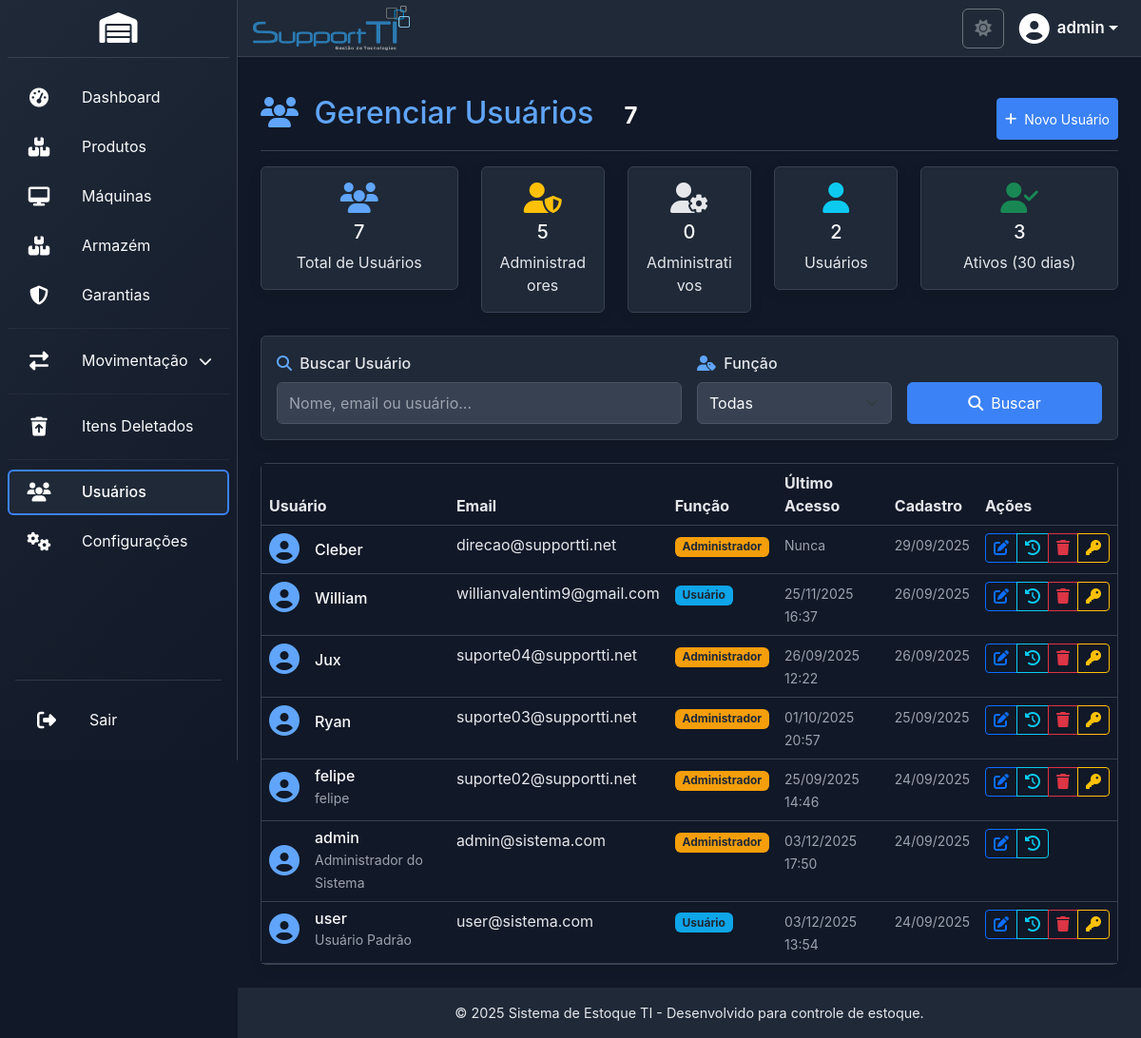
/modules/users/users.php (signed in), run on an earlier commit of the app's database.
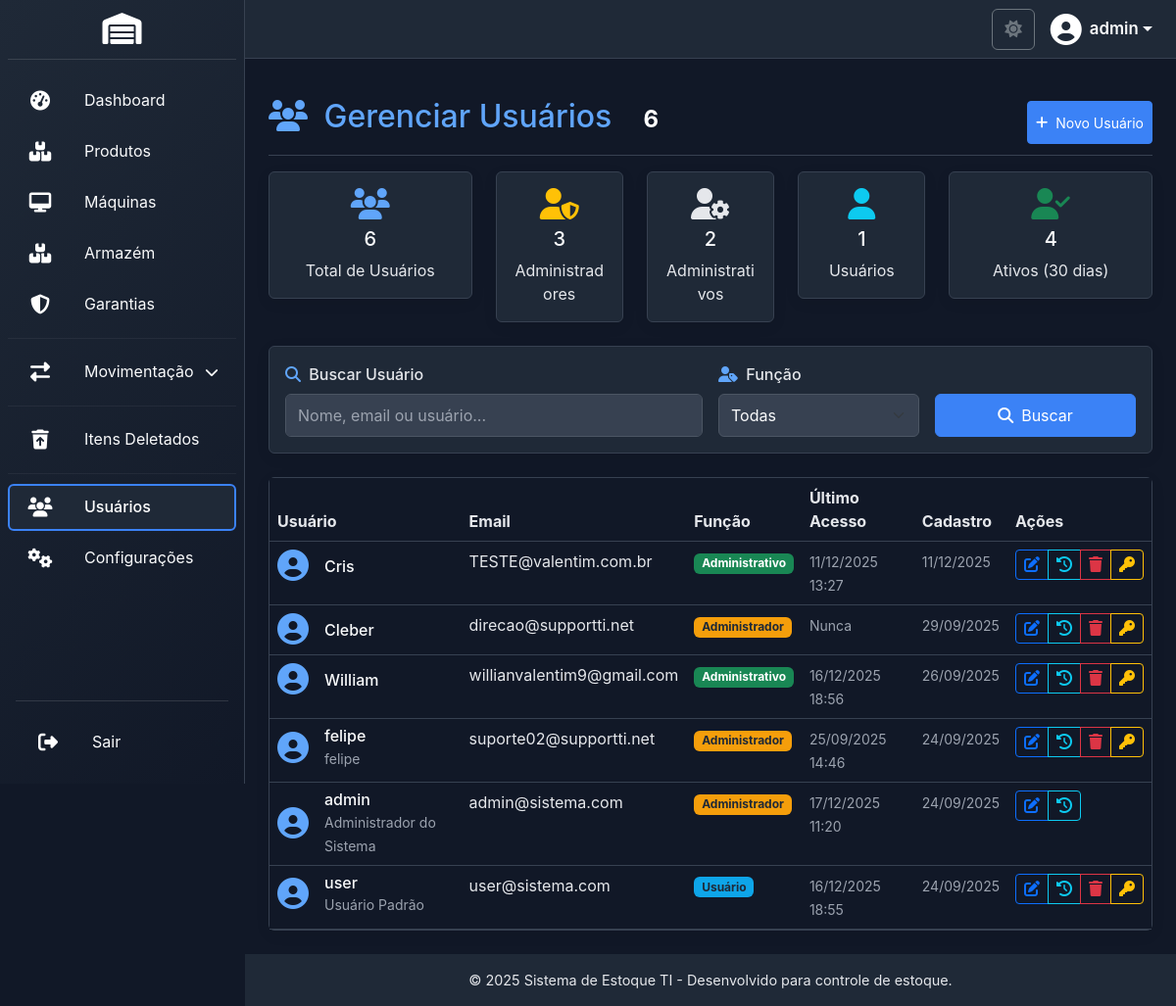
And on a later commit of the database.
### tables this page shows
CREATE TABLE IF NOT EXISTS `users` (
  `id` int(11) NOT NULL AUTO_INCREMENT,
  `username` varchar(50) NOT NULL,
  `password` varchar(255) NOT NULL,
  `email` varchar(100) NOT NULL,
  `role` varchar(20) DEFAULT 'user',
  `full_name` varchar(255) DEFAULT NULL,
  `avatar` varchar(255) DEFAULT NULL,
  `last_login` timestamp NULL DEFAULT NULL,
  `reset_token` varchar(64) DEFAULT NULL,
  `reset_token_expires_at` datetime DEFAULT NULL,
  `created_at` timestamp NOT NULL DEFAULT current_timestamp(),
  `updated_at` timestamp NOT NULL DEFAULT current_timestamp() ON UPDATE current_timestamp(),
  `theme` varchar(50) DEFAULT 'blue',
  `is_deleted` tinyint(1) DEFAULT 0 COMMENT 'Marca usuário como deletado (soft delete)',
  `deleted_at` datetime DEFAULT NULL COMMENT 'Data e hora da deleção',
  PRIMARY KEY (`id`),
  UNIQUE KEY `username` (`username`),
  UNIQUE KEY `email` (`email`),
  KEY `idx_is_deleted` (`is_deleted`),
  KEY `idx_deleted_at` (`deleted_at`)
);

### config/database.php (called while the page is built, shortened)
<?php
function url($path = '') {
    return BASE_PATH . '/' . ltrim($path, '/');
}
function getConnection() {
    static $pdo = null;
    if ($pdo === null) {
        try {
            $dsn = "mysql:host=" . DB_HOST . ";dbname=" . DB_NAME . ";charset=" . DB_CHARSET;
            $options = [
                PDO::ATTR_ERRMODE            => PDO::ERRMODE_EXCEPTION,
                PDO::ATTR_DEFAULT_FETCH_MODE => PDO::FETCH_ASSOC,
                PDO::ATTR_EMULATE_PREPARES   => false,
            ];
            $pdo = new PDO($dsn, DB_USER, DB_PASS, $options);
        } catch (PDOException $e) {
            error_log("Erro de conexão com o banco de dados: " . $e->getMessage());
            die("Erro de conexão com o banco de dados. Verifique as configurações em config.php e se o serviço MySQL está em execução.");
        }
    }
    return $pdo;
}
$system_settings_defaults = [
    "system_name" => "Sistema de Estoque TI",
    "company_name" => "Sua Empresa",
    "company_slogan" => "Controle total do seu estoque",
    "theme_color" => "blue",
];
try {
    $pdo = getConnection();
    $pdo->exec("CREATE TABLE IF NOT EXISTS system_settings (
        id INT AUTO_INCREMENT PRIMARY KEY,
        setting_key VARCHAR(100) UNIQUE NOT NULL,
        setting_value TEXT
    )");
    $stmt = $pdo->query("SELECT setting_key, setting_value FROM system_settings");
    $db_settings = $stmt->fetchAll(PDO::FETCH_KEY_PAIR);
    $system_settings = array_merge($system_settings_defaults, $db_settings);
} catch (PDOException $e) {
    error_log("Erro ao carregar configurações do banco: " . $e->getMessage());
    $system_settings = $system_settings_defaults;
}
function isLoggedIn() {
    return isset($_SESSION["user_id"]) && !empty($_SESSION["user_id"]);
}
?>

### config.php (called while the page is built)
<?php
require_once __DIR__ . '/config/database.php';
?>

### modules/users/users.php (the view, shortened to what the changed rows need)
<?php
require_once '../../config.php';
$page = max(1, intval($_GET['page'] ?? 1));
$per_page = 20;
$offset = ($page - 1) * $per_page;
$params = [];
$where_clause = '';
if (empty($where_clause)) {
    $where_clause = 'WHERE (is_deleted = FALSE OR is_deleted IS NULL)';
} else {
    $where_clause .= ' AND (is_deleted = FALSE OR is_deleted IS NULL)';
}
try {
    $pdo = getConnection();
    $count_sql = "SELECT COUNT(*) as total FROM users $where_clause";
    $count_stmt = $pdo->prepare($count_sql);
    $count_stmt->execute($params);
    $total_users = $count_stmt->fetch()['total'];
    $sql = "SELECT * FROM users $where_clause ORDER BY created_at DESC LIMIT $per_page OFFSET $offset";
    $stmt = $pdo->prepare($sql);
    $stmt->execute($params);
    $users = $stmt->fetchAll();
    $stats_stmt = $pdo->query("
        SELECT
            COUNT(*) as total,
            COUNT(CASE WHEN role = 'admin' THEN 1 END) as admins,
            COUNT(CASE WHEN role = 'administrativo' THEN 1 END) as administrativos,
            COUNT(CASE WHEN role = 'user' THEN 1 END) as regular_users,
            COUNT(CASE WHEN last_login >= DATE_SUB(NOW(), INTERVAL 30 DAY) THEN 1 END) as active_users
        FROM users
        WHERE (is_deleted = FALSE OR is_deleted IS NULL)
    ");
    $stats = $stats_stmt->fetch();
} catch (PDOException $e) {
    error_log("Erro ao buscar usuários: " . $e->getMessage());
    $users = [];
    $total_users = 0;
    $total_pages = 0;
    $stats = ['total' => 0, 'admins' => 0, 'administrativos' => 0, 'regular_users' => 0, 'active_users' => 0];
}
?>
<?php include '../../includes/header.php'; ?>
<div class="d-flex justify-content-between flex-wrap flex-md-nowrap align-items-center pt-3 pb-2 mb-3 border-bottom">
    <h1 class="h2 text-primary-custom">
        <i class="fas fa-users me-2"></i>
        Gerenciar Usuários
        <span class="badge badge-custom-secondary ms-2"><?php echo number_format($total_users); ?></span>
    </h1>
</div>
<div class="row mb-4">
    <div class="col-md-3">
        <div class="card card-custom text-center">
            <div class="card-body">
                <i class="fas fa-users fa-2x text-primary-custom mb-2"></i>
                <h5 class="card-title"><?php echo number_format($stats['total']); ?></h5>
                <p class="card-text text-muted">Total de Usuários</p>
            </div>
        </div>
    </div>
    <div class="col-md-2">
        <div class="card card-custom text-center">
            <div class="card-body">
                <i class="fas fa-user-shield fa-2x text-warning mb-2"></i>
                <h5 class="card-title"><?php echo number_format($stats['admins']); ?></h5>
                <p class="card-text text-muted">Administradores</p>
            </div>
        </div>
    </div>
    <div class="col-md-2">
        <div class="card card-custom text-center">
            <div class="card-body">
                <i class="fas fa-user-cog fa-2x text-purple mb-2"></i>
                <h5 class="card-title"><?php echo number_format($stats['administrativos'] ?? 0); ?></h5>
                <p class="card-text text-muted">Administrativos</p>
            </div>
        </div>
    </div>
    <div class="col-md-2">
        <div class="card card-custom text-center">
            <div class="card-body">
                <i class="fas fa-user fa-2x text-info mb-2"></i>
                <h5 class="card-title"><?php echo number_format($stats['regular_users']); ?></h5>
                <p class="card-text text-muted">Usuários</p>
            </div>
        </div>
    </div>
    <div class="col-md-3">
        <div class="card card-custom text-center">
            <div class="card-body">
                <i class="fas fa-user-check fa-2x text-success mb-2"></i>
                <h5 class="card-title"><?php echo number_format($stats['active_users']); ?></h5>
                <p class="card-text text-muted">Ativos (30 dias)</p>
            </div>
        </div>
    </div>
</div>
<div class="card card-custom">
    <div class="card-body p-0">
        <?php if (!empty($users)): ?>
            <div class="table-responsive">
                <table class="table table-hover mb-0">
                    <thead class="table-header-custom">
                        <tr>
                            <th>Usuário</th>
                            <th>Email</th>
                            <th>Função</th>
                            <th>Último Acesso</th>
                            <th>Cadastro</th>
                            <th>Ações</th>
                        </tr>
                    </thead>
                    <tbody>
                        <?php foreach ($users as $user): ?>
                            <tr>
                                <td>
                                    <div class="d-flex align-items-center">
                                        <div class="user-avatar me-3">
                                            <i class="fas fa-user-circle fa-2x text-primary-custom"></i>
                                        </div>
                                        <div>
                                            <h6 class="mb-0"><?php echo htmlspecialchars($user['username']); ?></h6>
                                            <?php if (!empty($user['full_name'])): ?>
                                                <small class="text-muted"><?php echo htmlspecialchars($user['full_name']); ?></small>
                                            <?php endif; ?>
                                        </div>
                                    </div>
                                </td>
                                <td><?php echo htmlspecialchars($user['email']); ?></td>
                                <td>
                                    <?php
                                    $badge_class = 'bg-info';
                                    $role_label = 'Usuário';
                                    if ($user['role'] === 'admin') {
                                        $badge_class = 'bg-warning text-dark';
                                        $role_label = 'Administrador';
                                    } elseif ($user['role'] === 'administrativo') {
                                        $badge_class = 'bg-success text-white';
                                        $role_label = 'Administrativo';
                                    }
                                    ?>
                                    <span class="badge <?php echo $badge_class; ?>">
                                        <?php echo $role_label; ?>
                                    </span>
                                </td>
                                <td>
                                    <?php if ($user['last_login']):
                                        echo "<small>" . date('d/m/Y H:i', strtotime($user['last_login'])) . "</small>";
                                    else:
                                        echo "<small class=\"text-muted\">Nunca</small>";
                                    endif; ?>
                                </td>
                                <td>
                                    <small><?php echo date('d/m/Y', strtotime($user['created_at'])); ?></small>
                                </td>
                                <td>
                                    <div class="btn-group btn-group-sm">
                                        <button type="button"
                                                class="btn btn-outline-primary"
                                                onclick="editUser(<?php echo $user['id']; ?>, '<?php echo htmlspecialchars(addslashes($user['username'])); ?>')"
                                                data-bs-toggle="tooltip"
                                                title="Editar">
                                            <i class="fas fa-edit"></i>
                                        </button>
                                        <button type="button"
                                                class="btn btn-outline-info"
                                                onclick="showUserHistory(<?php echo $user['id']; ?>, '<?php echo htmlspecialchars(addslashes($user['username'])); ?>')"
                                                data-bs-toggle="tooltip"
                                                title="Histórico">
                                            <i class="fas fa-history"></i>
                                        </button>
                                        <?php if ($user["id"] != $_SESSION["user_id"]): ?>
                                            <button type="button"
                                                    class="btn btn-outline-danger"
                                                    onclick="openDeleteModal('user', <?php echo $user['id']; ?>, '<?php echo htmlspecialchars(addslashes($user['username'])); ?>')"
                                                    data-bs-toggle="tooltip"
                                                    title="Excluir">
                                                <i class="fas fa-trash"></i>
                                            </button>
                                            <button type="button"
                                                    class="btn btn-outline-warning"
                                                    onclick="changePassword(<?php echo $user['id']; ?>, '<?php echo htmlspecialchars(addslashes($user['username'])); ?>')"
                                                    data-bs-toggle="tooltip"
                                                    title="Alterar Senha">
                                                <i class="fas fa-key"></i>
                                            </button>
                                        <?php endif; ?>
                                    </div>
                                </td>
                            </tr>
                        <?php endforeach; ?>
                    </tbody>
                </table>
            </div>
        <?php endif; ?>
    </div>
</div>
<?php include '../../includes/footer.php'; ?>

### includes/header.php (shortened to what the changed rows need)
<?php
require_once __DIR__ . '/../config.php';
$current_theme = $system_settings["theme_color"] ?? "light";
if (isLoggedIn()) {
    $user_id = $_SESSION["user_id"];
    try {
        $pdo = getConnection();
        $stmt = $pdo->prepare("SELECT setting_value FROM system_settings WHERE setting_key = ?");
        $stmt->execute(["user_theme_{$user_id}"]);
        $user_theme_preference = $stmt->fetchColumn();
        if ($user_theme_preference) {
            $current_theme = $user_theme_preference;
        }
    } catch (PDOException $e) {
        error_log("Erro ao carregar preferência de tema do usuário: " . $e->getMessage());
    }
}
$logo_path = $system_settings['company_logo'] ?? '';
?>
<!DOCTYPE html>
<html lang="pt-BR">
<head>
    <link href="/sistema5/css/bootstrap.min.css" rel="stylesheet">
    <link href="/sistema5/css/themes.css" rel="stylesheet">
    <link href="https://cdnjs.cloudflare.com/ajax/libs/font-awesome/6.4.0/css/all.min.css" rel="stylesheet">
    <link href="/sistema5/css/custom.css" rel="stylesheet">
    <link href="/sistema5/css/custom-improved.css" rel="stylesheet">
    <link href="/sistema5/css/media-upload.css" rel="stylesheet">
    <link href="/sistema5/css/sidebar-animations.css" rel="stylesheet">
</head>
<body class="theme-<?php echo htmlspecialchars($current_theme); ?>">
<div class="wrapper">
    <div id="main-content-wrapper" class="d-flex flex-column flex-grow-1">
        <?php if (isLoggedIn() && !isset($hide_sidebar)): ?>
        <header class="d-flex align-items-center px-3 border-bottom bg-light no-print" style="height: 60px; min-height: 60px;">
            <ul class="navbar-nav d-flex flex-row align-items-center w-100">
                <li class="nav-item">
                    <a href="<?php echo url('public/dashboard.php'); ?>" class="navbar-brand-logo">
                        <?php if (!empty($logo_path)):
                            $full_logo_path = __DIR__ . '/../' . $logo_path;
                            if (file_exists($full_logo_path)):
                        ?>
                            <img src="/sistema5/<?php echo htmlspecialchars($logo_path); ?>?v=<?php echo time(); ?>" alt="Logo da Empresa">
                        <?php
                            endif;
                        endif; ?>
                    </a>
                </li>
            </ul>
        </header>
        <?php endif; ?>
        <main class="p-3 p-md-4 flex-grow-1">

What changed in the data, as far as the page shows it:
removed users: username "Jux", email "suporte04@supportti.net", role "Administrador", last_login "26/09/2025 12:22", created_at "26/09/2025"
removed users: username "Ryan", email "suporte03@supportti.net", role "Administrador", last_login "01/10/2025 20:57", created_at "25/09/2025"
added users: username "Cris", email "TESTE@valentim.com.br", role "Administrativo", last_login "11/12/2025 13:27", created_at "11/12/2025"
changed users "William": role "Usuário" → "Administrativo"; last_login "25/11/2025 16:37" → "16/12/2025 18:56"
changed users "admin": last_login "03/12/2025 17:50" → "17/12/2025 11:20"
changed users "user": last_login "03/12/2025 13:54" → "16/12/2025 18:55"
Also different on the page:
$total_users: "7" → "6"
$stats['total']: "7" → "6"
$stats['admins']: "5" → "3"
$stats['administrativos']: "0" → "2"
$stats['regular_users']: "2" → "1"
$stats['active_users']: "3" → "4"
